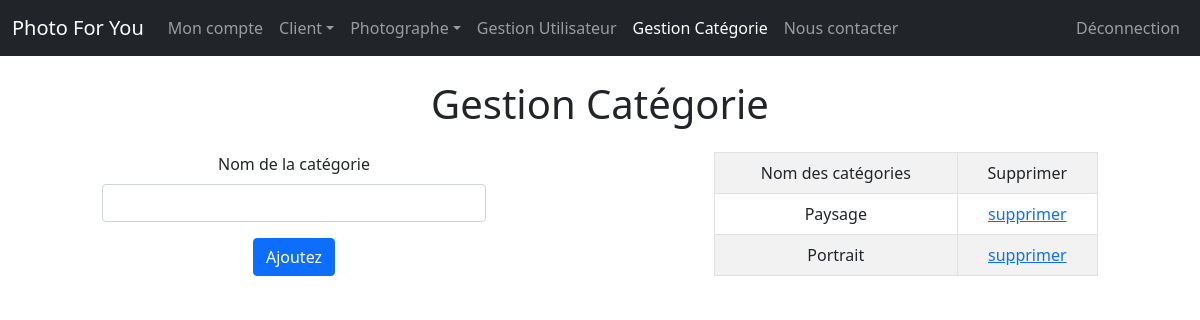
Page /gestion-categorie.php (signed in) on the earlier database version.
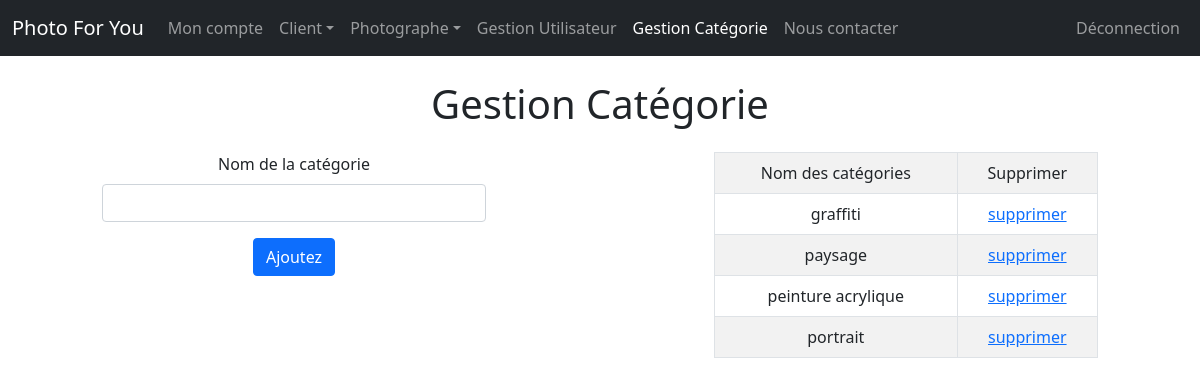
Same page on the later database version.
### tables this page shows
CREATE TABLE IF NOT EXISTS `navbar` (
  `id` int(11) NOT NULL AUTO_INCREMENT,
  `acte` varchar(40) NOT NULL,
  `lien` varchar(40) NOT NULL,
  `droit` int(11) NOT NULL,
  PRIMARY KEY (`id`)
);

CREATE TABLE IF NOT EXISTS `categorie` (
  `nom_categorie` varchar(20) NOT NULL,
  PRIMARY KEY (`nom_categorie`)
);

### gestion-categorie.php (the view, shortened to what this page needs)
<!DOCTYPE html>
<html lang="fr">
<head>
	<?php include "includes/head.php"; ?>
</head>
	<body>
		<?php
		include "includes/bdd.php";
		include "includes/nav.php";
		?>
        <h1 class="text-center mt-4">Gestion Catégorie</h1>
		<div class="row justify-content-center mt-4">
            <div class="col-4 text-center">
                <form method="post">
                    <div class="mb-3">
                        <label for="nom_categorie" class="form-label">Nom de la catégorie</label>
                        <input type="text" class="form-control" name="nom_categorie" pattern="{3,20}" required>
                    </div>
                    <button type="submit" name="submit" class="btn btn-primary">Ajoutez</button>
                </form>
            </div>
            <div class="col-2"></div>
            <div class="col-4">
                <table class="text-center table table-bordered table-striped">
                    <tr>
                        <td class="p-2">Nom des catégories</td>
                        <td class="p-2">Supprimer</td>
                    </tr>
                <?php
                    $req = $bdd->query("SELECT * FROM Categorie");
                    $data = $req->fetchAll();
                    foreach ($data as $li){
                        echo '<tr>';
                        echo '<td>'.$li['nom_categorie'].'</td>';
                        echo '<td><a href="suppr-categorie.php?nom_categorie='.$li['nom_categorie'].'">supprimer<a></td>';
                        echo '</tr/>';
                    }
                ?>
                </table>
            </div>
        </div>
	</body>
</html>

### includes/head.php (shortened to what this page needs)
<link rel="stylesheet" href="assets/css/bootstrap/bootstrap.min.css">
<link rel="stylesheet" href="https://cdn.jsdelivr.net/npm/bootstrap-icons@1.8.1/font/bootstrap-icons.css">
<link rel="stylesheet" href="assets/css/main.css">

### includes/nav.php (shortened to what this page needs)
<nav class="navbar navbar-expand-lg navbar-dark bg-dark">
  <div class="container-fluid">
    <a class="navbar-brand" href="index.php">Photo For You</a>
    <div class="collapse navbar-collapse" id="navbarSupportedContent">
      <ul class="navbar-nav me-auto">
        <?php
      if(isset($_SESSION['grade'])){
          echo '<li class="nav-item"><a class="nav-link" href="profil.php?id='.$_SESSION['id'].'">Mon compte</a></li>';
      }
          ?>
<?php
        if(isset($_SESSION['grade'])){
          if($_SESSION['grade'] == 'admin'){
            echo '<li class="nav-item dropdown">';
              echo '<a class="nav-link dropdown-toggle" href="#" id="navbarDropdown" role="button" data-bs-toggle="dropdown" aria-expanded="false">Client</a>';
            echo '</li>';
            echo '<li class="nav-item dropdown">';
              echo '<a class="nav-link dropdown-toggle" href="#" id="navbarDropdown" role="button" data-bs-toggle="dropdown" aria-expanded="false">Photographe</a>';
              echo '</li>';
            $req = $bdd->query("SELECT acte, lien FROM navbar WHERE droit=3");
            $data = $req->fetchAll();
            foreach ($data as $li){
              echo '<li class="nav-item"><a class="nav-link" href='.$li['lien'].'>'.$li['acte'].'</a></li>';
            }
          }
        }
?>
        <li class="nav-item"><a class="nav-link" href="nous-contacter.php">Nous contacter</a></li>
      </ul>
      <ul class="navbar-nav">
<?php
        if(isset($_SESSION['grade'])){
          echo '<li class="nav-item"><a class="nav-link" href="includes/logout.php">Déconnection</a></li>';
        }else{
          echo '<li class="nav-item"><a class="nav-link" href="connexion.php">Connexion</a></li>';
          echo '<li class="nav-item"><a class="nav-link" href="inscription.php">Inscription</a></li>';
        }
?>
      </ul>
    </div>
  </div>
</nav>

Differences in the rows shown:
removed categorie: nom_categorie "Paysage"
removed categorie: nom_categorie "Portrait"
added categorie: nom_categorie "graffiti"
added categorie: nom_categorie "paysage"
added categorie: nom_categorie "peinture acrylique"
added categorie: nom_categorie "portrait"
